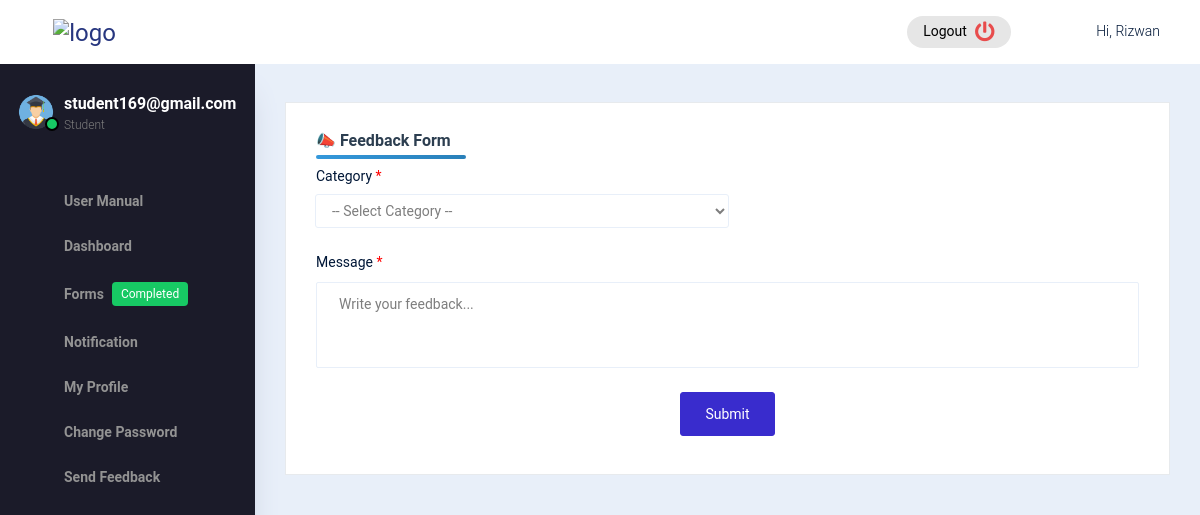
/feedback (signed in), run on the app's committed database.
### skillytics/models.py (models this page shows, shortened)
class Student(db.Model, UserMixin):
    __tablename__ = 'student'
    student_id = db.Column(db.Integer, primary_key=True)
    picture = db.Column(db.String(100))
    email = db.Column(db.String(100), unique=True, nullable=False)
    password = db.Column(db.String(60), nullable=False)
    first_name = db.Column(db.String(50), nullable=False)
    last_name = db.Column(db.String(50), nullable=False)
    gender = db.Column(db.String(10), nullable=False)
    phone_number = db.Column(db.String(100))
    address = db.Column(db.String(200))
    part_id = db.Column(db.Integer, db.ForeignKey('part.part_id'))
    institution_name = db.Column(db.String(100))
    faculty_name = db.Column(db.String(100))
    program_code = db.Column(db.String(100))
    last_online = db.Column(db.DateTime)
    status = db.Column(db.String(20), nullable=False)
    enrollments = db.relationship('Enrollment', backref='student', lazy=True, cascade="all, delete-orphan")
    technical_skill_scores = db.relationship('TechnicalSkillScore', backref='student', lazy=True, cascade="all, delete-orphan")
    student_part_gpas = db.relationship('StudentPartGPA', backref='student', lazy=True, cascade="all, delete-orphan")
    student_semester_clusters = db.relationship('StudentSemesterCluster', backref='student', lazy=True, cascade="all, delete-orphan")
    feedbacks = db.relationship('Feedback', backref='student', lazy=True, cascade="all, delete-orphan")
    def get_role(self):
        return 'Student'

### skillytics/routes.py (the view, shortened to what this page needs)
@login_required
@main.route('/feedback', methods=['GET', 'POST'])
def feedback():
    check = authenticated()
    if check:
        return check
    return render_template('feedback.html')

### skillytics/models.py (called while the page is built)
@login_manager.user_loader
def load_user(user_id):
    user = Student.query.get(int(user_id))
    if user:
        return user
    return Staff.query.get(int(user_id))

### skillytics/utils.py (called while the page is built)
def is_student():
    return current_user.is_authenticated and current_user.get_role() == 'Student'

def is_staff():
    return current_user.is_authenticated and current_user.get_role() == 'Staff' and current_user.get_position() != 'Admin'

def is_admin():
    return current_user.is_authenticated and current_user.get_role() == 'Staff' and current_user.get_position() == 'Admin'

def authenticated():
    if not current_user.is_authenticated:
        flash('Please login to access this page', 'danger')
        return redirect(url_for('auth.user_login'))

### skillytics/templates/feedback.html (shortened to what this page needs)
{% extends "base.html" %}
{% block content %}
<div class="content-wrapper">
    <div class="row mt-2">
        <div class="col-xl-12 d-flex grid-margin stretch-card P-0">
          <div class="card">
            <div class="card-body">
              <div class="row">
                <div class="col-12">
                  <h4 class="mb-3">📣 Feedback Form</h4>
                  <form id="feedback-form" method="POST">
                    <div class="form-group">
                      <label for="subject">Category <span style="color: red;">*</span></label>
                      <select class="form-control" id="category" name="category" style="width: 50%;" required>
                        <option value="">-- Select Category --</option>
                      </select>
                    </div>
                    <div class="form-group">
                      <label for="message">Message <span style="color: red;">*</span></label>
                      <textarea class="form-control" id="message" name="message" rows="4" placeholder="Write your feedback..." required></textarea>
                    </div>
                    <div class="form-group d-flex justify-content-center m-0">
                      <button type="submit" class="btn btn-secondary">Submit</button>
                    </div>
                  </form>
                </div>
              </div>
            </div>
          </div>
        </div>
    </div>
</div>
{% endblock %}

### skillytics/templates/base.html (shortened to what this page needs)
<!DOCTYPE html>
<html lang="en">
<head>
  <link rel="stylesheet" href="static/vendors/typicons.font/font/typicons.css">
  <link rel="stylesheet" href="static/vendors/css/vendor.bundle.base.css">
  <link rel="stylesheet" href="static/css/vertical-layout-light/style.css">
  <link rel="stylesheet" href="https://cdnjs.cloudflare.com/ajax/libs/font-awesome/5.15.4/css/all.min.css">
  <link rel="stylesheet" href="https://cdnjs.cloudflare.com/ajax/libs/typicons/2.0.9/typicons.min.css">
</head>
<body>
  <div class="container-scroller">
    <nav class="navbar col-lg-12 col-12 p-0 fixed-top d-flex flex-row">
      <div class="text-center navbar-brand-wrapper d-flex align-items-center justify-content-center">
        <a class="navbar-brand brand-logo" href="{{ url_for('main.dashboard') }}"><img src="static/images/full-logo.svg"
            alt="logo" /></a>
        <button class="navbar-toggler navbar-toggler align-self-center d-none d-lg-flex" type="button"
          data-toggle="minimize">
          <span class="typcn typcn-th-menu"></span>
        </button>
      </div>
      {% set clustering = ['main.clustering_both', 'main.clustering_academic', 'main.clustering_technical'] %}
      <div class="navbar-menu-wrapper d-flex align-items-center justify-content-end">
        {% set technical = ['main.form_technical'] %}
        <ul class="navbar-nav navbar-nav-right">
          <li class="nav-item d-flex bg-light px-3 py-0 rounded-pill mt-3 mb-3 logout-hover">
            <a href="{{ url_for('main.logout') }}"
              class="d-flex align-items-center justify-content-center text-decoration-none text-reset"
              title="Hmm are you sure?">
              Logout <i class="fas fa-power-off ml-2" style="font-size: 20px; color: #e84c4c;"></i>
            </a>
          </li>
          <li class="nav-item nav-profile dropdown">
            <a class="nav-link dropdown-toggle  pl-0 pr-0" href="#" data-toggle="dropdown" id="profileDropdown">
              <i class="typcn typcn-user-outline mr-0"></i>
              <span class="nav-profile-name">Hi, {{ current_user.first_name }}</span>
            </a>
          </li>
        </ul>
      </div>
    </nav>
    <div class="container-fluid page-body-wrapper sidebar-fixed">
      <nav class="sidebar sidebar-offcanvas" id="sidebar">
        <ul class="nav">
          <li class="nav-item">
            <div class="d-flex sidebar-profile">
              <div class="sidebar-profile-image">
                <img src="{{ url_for('static', filename='images/' + current_user.picture) }}" alt="Profile Picture">
                <span class="sidebar-status-indicator"></span>
              </div>
              <div class="sidebar-profile-name">
                <p class="sidebar-name text-truncate" style="max-width: 180px;" title="{{ current_user.email }}">
                  {{ current_user.email }}
                </p>
                <p class="sidebar-designation">
                  {{ current_user.position if is_staff or is_admin else 'Student' }}
                </p>
              </div>
            </div>
          </li>
          <li class="nav-item mt-3">
            <a class="nav-link" href="">
              <i class="typcn typcn-document menu-icon"></i>
              <span class="menu-title">User Manual</span>
            </a>
          </li>
          <li class="nav-item">
            <a class="nav-link" href="{{ url_for('main.dashboard') }}">
              <i class="typcn typcn-device-desktop menu-icon"></i>
              <span class="menu-title">Dashboard</span>
            </a>
          </li>
          {% if is_student %}
          <li class="nav-item">
            <a class="nav-link" data-toggle="collapse" href="#tables" aria-expanded="false" aria-controls="tables">
              <i class="typcn typcn-pencil menu-icon"></i>
              <span class="menu-title">Forms</span>
              {% if current_user.status == 'Incomplete' %}
              <span class="badge badge-warning ml-2">Incomplete</span>
              {% else %}
              <span class="badge badge-success ml-2">Completed</span>
              {% endif %}
              <i class="menu-arrow"></i>
            </a>
          </li>
          {% endif %}
          <li class="nav-item">
            <a class="nav-link" href="{{ url_for('main.view_notification') }}">
              <i class="typcn typcn-bell menu-icon"></i>
              <span class="menu-title">{% if is_student %}Notification{% else %}Announcement{% endif %}
            </a>
          </li>
          <li class="nav-item">
            <a class="nav-link" href="{{ url_for('main.profile') }}">
              <i class="typcn typcn-user menu-icon"></i>
              <span class="menu-title">My Profile
            </a>
          </li>
          <li class="nav-item">
            <a class="nav-link" href="{{ url_for('main.change_password') }}">
              <i class="typcn typcn-lock-closed menu-icon"></i>
              <span class="menu-title">Change Password
            </a>
          </li>
          {% if is_staff or is_student %}
          <li class="nav-item">
            <a class="nav-link" href="{{ url_for('main.feedback') }}">
              <i class="typcn typcn-message menu-icon"></i>
              <span class="menu-title">Send Feedback</span>
            </a>
          </li>
          {% endif %}
        </ul>
      </nav>
      <div class="main-panel">
        {% block content %}
        {% endblock %}
      </div>
    </div>
  </div>
</body>
</html>

### skillytics/templates/base.html (style rules this page uses)
.nav-item.logout-hover i { transition: transform 0.3s ease; }

### skillytics/templates/feedback.html (style rules this page uses)
h4 { color: #2c3e50; font-weight: 600; margin-bottom: 25px; position: relative; display: inline-block; }
h4:after { content: ''; position: absolute; left: 0; bottom: -10px; width: 150px; height: 4px; background: linear-gradient(to right, #3498db, #2980b9); border-radius: 2px; }

### data on the page
Student: first_name "Rizwan", picture (placeholder picture), email "student169@gmail.com"

### other printed values
{{ current_user.position if is_staff or is_admin else 'Student' }} "Student"
